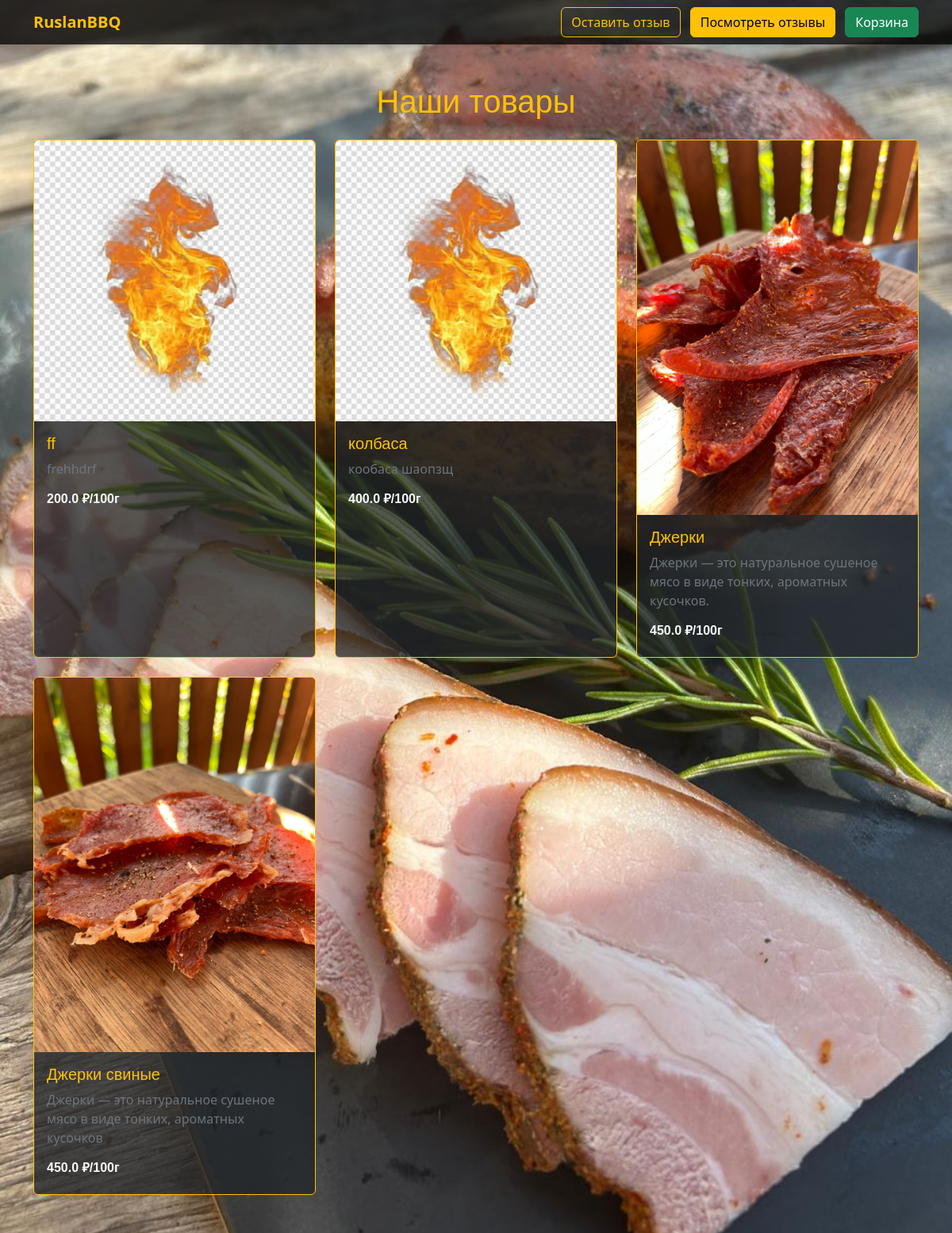
The page / on the database its author committed.
### tables this page shows
CREATE TABLE products (
    id INTEGER PRIMARY KEY AUTOINCREMENT,
    name TEXT NOT NULL,
    short_desc TEXT NOT NULL,
    long_desc TEXT NOT NULL,
    price_per_100 REAL NOT NULL
);

### main.py (the view)
@app.route('/')
def index():
    cursor.execute("SELECT * FROM products")
    products = cursor.fetchall()
    products_list = []
    for p in products:
        cursor.execute("SELECT filename FROM product_photos WHERE product_id=?", (p[0],))
        photos = [url_for('static', filename=f.split('static/')[1]) for f in [r[0] for r in cursor.fetchall()]]
        products_list.append({"id": p[0], "name": p[1], "short_desc": p[2], "long_desc": p[3], "price_per_100": p[4], "photos": photos})
    return render_template('index.html', products=products_list)

### templates/index.html (shortened to what this page needs)
<!DOCTYPE html>
<html lang="ru">
<head>
  <link href="https://cdn.jsdelivr.net/npm/bootstrap@5.3.2/dist/css/bootstrap.min.css" rel="stylesheet">
  <link href="{{ url_for('static', filename='css/style.css') }}" rel="stylesheet">
</head>
<body class="text-light bg-dark">
<div class="background-overlay">
  <nav class="navbar navbar-expand-lg navbar-dark bg-black bg-opacity-75 shadow-sm">
    <div class="container d-flex justify-content-between">
      <a class="navbar-brand fw-bold text-warning" href="/">RuslanBBQ</a>
      <div>
        <button class="btn btn-outline-warning me-2" onclick="openReview()">Оставить отзыв</button>
        <a href="/reviews" class="btn btn-warning me-2">Посмотреть отзывы</a>
        <a href="/cart" class="btn btn-success">Корзина</a>
      </div>
    </div>
  </nav>
  <div class="container py-5">
    <h1 class="text-center mb-4 text-warning">Наши товары</h1>
    <div class="row g-4">
      {% for p in products %}
      <div class="col-md-4">
        <div class="card text-bg-dark border-warning bg-opacity-75 h-100">
          <a href="{{ url_for('product_page', pid=p.id) }}" class="text-decoration-none text-light">
            {% if p.photos %}
              <img src="{{ p.photos[0] }}" class="card-img-top" alt="{{ p.name }}">
            {% endif %}
            <div class="card-body">
              <h5 class="card-title text-warning">{{ p.name }}</h5>
              <p class="card-text text-secondary">{{ p.short_desc }}</p>
              <h6 class="text-light fw-bold">{{ p.price_per_100 }} ₽/100г</h6>
            </div>
          </a>
        </div>
      </div>
      {% endfor %}
    </div>
  </div>
</div>
</body>
</html>

### static/css/style.css (style rules this page uses)
.background-overlay { background: url('../images/bg.png') no-repeat center center fixed; background-size: cover; min-height: 100vh; }
.card { transition: transform 0.2s, box-shadow 0.2s; }
h1, h2, h3, h4, h5, h6 { font-family: 'Arial', sans-serif; }
.card-title { font-size: 1.25rem; }
.btn-warning { background-color: #ffc107; border-color: #ffc107; }

### rows shown on the page
products: name "ff", short_desc "frehhdrf", price_per_100 "200.0"
products: name "колбаса", short_desc "кообаса шаопзщ", price_per_100 "400.0"
products: shows a picture, name "Джерки", short_desc "Джерки — это натуральное сушеное мясо в виде тонких, ароматных кусочков.", price_per_100 "450.0"
products: shows a picture, name "Джерки свиные", short_desc "Джерки — это натуральное сушеное мясо в виде тонких, ароматных кусочков", price_per_100 "450.0"
